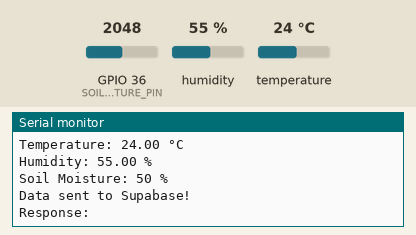
Bench run of a sketch on a simulated ESP32. On the bench: the last lines printed to the serial monitor. Inputs (shaded band) come from the test bench; at power-on: humidity 55 %, GPIO 36 (SOIL_MOISTURE_PIN) = 2048, temperature 24 °C. WiFi joins after 1.5 s; servers stay silent unless stated; uploads are accepted with an empty reply.

Above: at 2.7 s.
2.8 s: humidity set to 22 %
At 3.91 s:
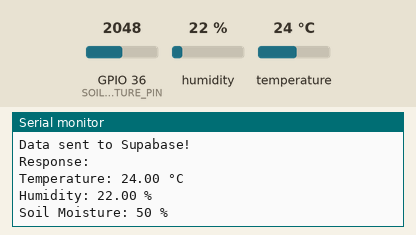
5.8 s: GPIO 36 (SOIL_MOISTURE_PIN) set to 2866
At 7.6 s:
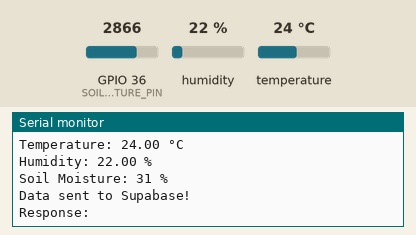
8.8 s: temperature set to 12 °C
At 10.58 s:
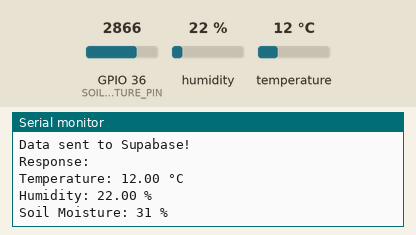
11.8 s: GPIO 36 (SOIL_MOISTURE_PIN) set to 3603
At 14.1 s:
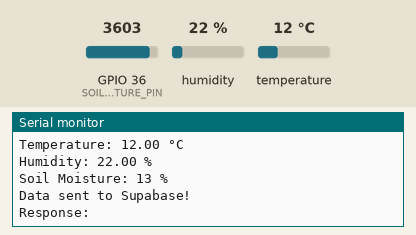
14.8 s: humidity set to 40 %
At 15.03 s:
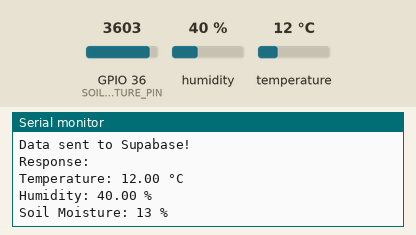
Timing chart, 0 to 17.8 s (numbered marks = the images above; inputs shaded):
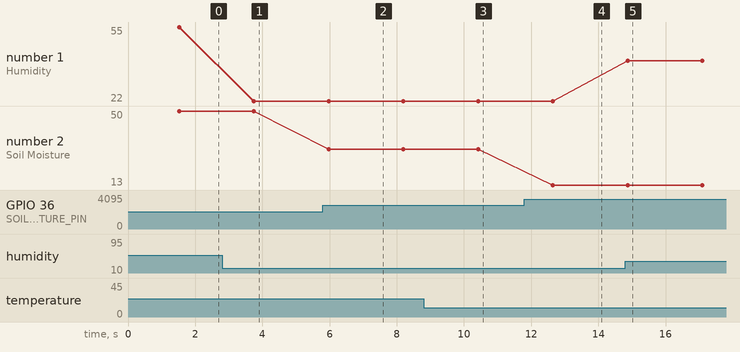

The sketch:

soilsynardino.ino
```cpp
#include <Adafruit_Sensor.h>
#include <DHT.h>
#include <DHT_U.h>
#include <WiFi.h>
#include <HTTPClient.h>

// Define pins and sensor type
#define DHTPIN 15             // DHT sensor data pin connected to GPIO 15
#define DHTTYPE DHT11         // Change to DHT22 if using DHT22
#define SOIL_MOISTURE_PIN 36  // Soil moisture sensor connected to GPIO 36 (VP)

// Initialize DHT sensor
DHT dht(DHTPIN, DHTTYPE);

// WiFi credentials
const char* ssid = "vivo1234";
const char* password = "12345678";

// Supabase API details
const char* supabaseUrl = "https://elufnhgdtoxmekgedmkr.supabase.co";
const char* apiKey = "eyJhbGciOiJIUzI1NiIsInR5cCI6IkpXVCJ9.eyJpc3MiOiJzdXBhYmFzZSIsInJlZiI6ImVsdWZuaGdkdG94bWVrZ2VkbWtyIiwicm9sZSI6ImFub24iLCJpYXQiOjE3MzczNjYzMzEsImV4cCI6MjA1Mjk0MjMzMX0.ZG7x_Qlf8L0iEyQv2E8LTH5G3jBCexijR-Uu9CUg2OQ";
const char* tableName = "sensor_data"; // Replace with your Supabase table name

void setup() {
  Serial.begin(115200);        // Initialize serial communication
  dht.begin();                 // Start DHT sensor
  pinMode(SOIL_MOISTURE_PIN, INPUT); // Set soil moisture sensor as input

  // Connect to WiFi
  Serial.print("Connecting to WiFi");
  WiFi.begin(ssid, password);
  while (WiFi.status() != WL_CONNECTED) {
    delay(500);
    Serial.print(".");
  }
  Serial.println("\nConnected to WiFi");
}

void loop() {
  // Read temperature and humidity from DHT sensor
  float temperature = dht.readTemperature(); // Celsius
  float humidity = dht.readHumidity();

  // Read soil moisture level
  int soilMoistureValue = analogRead(SOIL_MOISTURE_PIN);
  soilMoistureValue = map(soilMoistureValue, 0, 4095, 100, 0); // Convert to percentage (0-100%)

  // Check for sensor errors
  if (isnan(temperature) || isnan(humidity)) {
    Serial.println("Failed to read from DHT sensor!");
    delay(2000); // Wait and retry
    return;
  }

  // Print sensor values to Serial Monitor
  Serial.print("Temperature: ");
  Serial.print(temperature);
  Serial.println(" °C");

  Serial.print("Humidity: ");
  Serial.print(humidity);
  Serial.println(" %");

  Serial.print("Soil Moisture: ");
  Serial.print(soilMoistureValue);
  Serial.println(" %");

  // Format data as JSON
  String jsonPayload = "{";
  jsonPayload += "\"temperature\": " + String(temperature) + ",";
  jsonPayload += "\"humidity\": " + String(humidity) + ",";
  jsonPayload += "\"soil_moisture\": " + String(soilMoistureValue);
  jsonPayload += "}";

  // Send data to Supabase
  if (WiFi.status() == WL_CONNECTED) {
    HTTPClient http;
    String url = String(supabaseUrl) + "/rest/v1/" + tableName;

    http.begin(url.c_str());
    http.addHeader("Content-Type", "application/json");
    http.addHeader("apikey", apiKey);
    http.addHeader("Authorization", "Bearer " + String(apiKey));

    int httpResponseCode = http.POST(jsonPayload);

    if (httpResponseCode > 0) {
      Serial.println("Data sent to Supabase!");
      Serial.println("Response: " + http.getString());
    } else {
      Serial.println("Error sending data: " + String(httpResponseCode));
    }

    http.end();
  } else {
    Serial.println("WiFi not connected. Unable to send data.");
  }

  delay(2000); // Delay for 2 seconds
}
```

Measured:
- after the input at 2.8 s, the serial monitor: prints a new line after 0.95 s (image 1)
- after the input at 5.8 s, the serial monitor: prints a new line after 0.17 s (image 2)
- after the input at 8.8 s, the serial monitor: prints a new line after 1.6 s (image 3)
- after the input at 11.8 s, the serial monitor: prints a new line after 0.85 s (image 4)
- after the input at 14.8 s, the serial monitor: prints a new line after 0.07 s (image 5)
- plotted number 1: 55 → 22 after the input at 2.8 s, 22 → 40 after the input at 14.8 s
- plotted number 2: 50 → 31 after the input at 5.8 s, 31 → 13 after the input at 11.8 s
